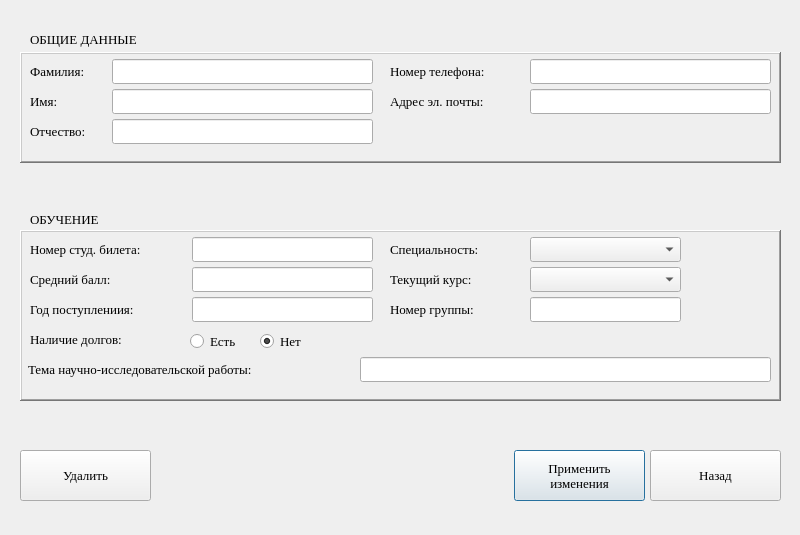
<?xml version="1.0" encoding="UTF-8"?>
<ui version="4.0">
 <class>StudentInformation</class>
 <widget class="QDialog" name="StudentInformation">
  <property name="geometry">
   <rect>
    <x>0</x>
    <y>0</y>
    <width>800</width>
    <height>535</height>
   </rect>
  </property>
  <property name="font">
   <font>
    <family>Times New Roman</family>
    <pointsize>10</pointsize>
   </font>
  </property>
  <property name="windowTitle">
   <string>Dialog</string>
  </property>
  <widget class="QPushButton" name="acceptPushButton">
   <property name="geometry">
    <rect>
     <x>514</x>
     <y>450</y>
     <width>131</width>
     <height>51</height>
    </rect>
   </property>
   <property name="text">
    <string>Применить 
изменения</string>
   </property>
  </widget>
  <widget class="QPushButton" name="backPushButton">
   <property name="geometry">
    <rect>
     <x>650</x>
     <y>450</y>
     <width>131</width>
     <height>51</height>
    </rect>
   </property>
   <property name="text">
    <string>Назад</string>
   </property>
  </widget>
  <widget class="QFrame" name="frame_2">
   <property name="geometry">
    <rect>
     <x>20</x>
     <y>230</y>
     <width>761</width>
     <height>171</height>
    </rect>
   </property>
   <property name="frameShape">
    <enum>QFrame::WinPanel</enum>
   </property>
   <property name="frameShadow">
    <enum>QFrame::Raised</enum>
   </property>
   <widget class="QLabel" name="label_6">
    <property name="geometry">
     <rect>
      <x>10</x>
      <y>10</y>
      <width>171</width>
      <height>18</height>
     </rect>
    </property>
    <property name="text">
     <string>Номер студ. билета:</string>
    </property>
   </widget>
   <widget class="QLineEdit" name="idLineEdit">
    <property name="geometry">
     <rect>
      <x>172</x>
      <y>7</y>
      <width>181</width>
      <height>25</height>
     </rect>
    </property>
   </widget>
   <widget class="QLabel" name="label_7">
    <property name="geometry">
     <rect>
      <x>370</x>
      <y>10</y>
      <width>141</width>
      <height>18</height>
     </rect>
    </property>
    <property name="text">
     <string>Специальность:</string>
    </property>
   </widget>
   <widget class="QComboBox" name="specialityComboBox">
    <property name="geometry">
     <rect>
      <x>510</x>
      <y>7</y>
      <width>151</width>
      <height>25</height>
     </rect>
    </property>
   </widget>
   <widget class="QLabel" name="label_8">
    <property name="geometry">
     <rect>
      <x>370</x>
      <y>70</y>
      <width>141</width>
      <height>18</height>
     </rect>
    </property>
    <property name="text">
     <string>Номер группы:</string>
    </property>
   </widget>
   <widget class="QLabel" name="label_9">
    <property name="geometry">
     <rect>
      <x>370</x>
      <y>40</y>
      <width>141</width>
      <height>18</height>
     </rect>
    </property>
    <property name="text">
     <string>Текущий курс:</string>
    </property>
   </widget>
   <widget class="QComboBox" name="courseComboBox">
    <property name="geometry">
     <rect>
      <x>510</x>
      <y>37</y>
      <width>151</width>
      <height>25</height>
     </rect>
    </property>
   </widget>
   <widget class="QLabel" name="label_10">
    <property name="geometry">
     <rect>
      <x>10</x>
      <y>40</y>
      <width>281</width>
      <height>18</height>
     </rect>
    </property>
    <property name="text">
     <string>Средний балл:</string>
    </property>
   </widget>
   <widget class="QLineEdit" name="averageScoreLineEdit">
    <property name="geometry">
     <rect>
      <x>172</x>
      <y>37</y>
      <width>181</width>
      <height>25</height>
     </rect>
    </property>
   </widget>
   <widget class="QLabel" name="label_11">
    <property name="geometry">
     <rect>
      <x>10</x>
      <y>100</y>
      <width>151</width>
      <height>18</height>
     </rect>
    </property>
    <property name="text">
     <string>Наличие долгов: </string>
    </property>
   </widget>
   <widget class="QRadioButton" name="debtRadioButton">
    <property name="geometry">
     <rect>
      <x>170</x>
      <y>100</y>
      <width>106</width>
      <height>22</height>
     </rect>
    </property>
    <property name="text">
     <string>Есть</string>
    </property>
   </widget>
   <widget class="QRadioButton" name="noDebtRadioButton">
    <property name="geometry">
     <rect>
      <x>240</x>
      <y>100</y>
      <width>106</width>
      <height>22</height>
     </rect>
    </property>
    <property name="text">
     <string>Нет</string>
    </property>
    <property name="checked">
     <bool>true</bool>
    </property>
   </widget>
   <widget class="QLabel" name="label_12">
    <property name="geometry">
     <rect>
      <x>10</x>
      <y>70</y>
      <width>211</width>
      <height>18</height>
     </rect>
    </property>
    <property name="text">
     <string>Год поступлениия:</string>
    </property>
   </widget>
   <widget class="QLineEdit" name="entranceLineEdit">
    <property name="geometry">
     <rect>
      <x>172</x>
      <y>67</y>
      <width>181</width>
      <height>25</height>
     </rect>
    </property>
   </widget>
   <widget class="QLabel" name="sctWorkLabel">
    <property name="geometry">
     <rect>
      <x>8</x>
      <y>130</y>
      <width>331</width>
      <height>18</height>
     </rect>
    </property>
    <property name="text">
     <string>Тема научно-исследовательской работы:</string>
    </property>
   </widget>
   <widget class="QLineEdit" name="sctWorkLineEdit">
    <property name="geometry">
     <rect>
      <x>340</x>
      <y>127</y>
      <width>411</width>
      <height>25</height>
     </rect>
    </property>
   </widget>
   <widget class="QLineEdit" name="groupNumberLineEdit">
    <property name="geometry">
     <rect>
      <x>510</x>
      <y>67</y>
      <width>151</width>
      <height>25</height>
     </rect>
    </property>
   </widget>
  </widget>
  <widget class="QLabel" name="label_15">
   <property name="geometry">
    <rect>
     <x>30</x>
     <y>30</y>
     <width>251</width>
     <height>18</height>
    </rect>
   </property>
   <property name="text">
    <string>ОБЩИЕ ДАННЫЕ</string>
   </property>
  </widget>
  <widget class="QLabel" name="label_14">
   <property name="geometry">
    <rect>
     <x>30</x>
     <y>210</y>
     <width>251</width>
     <height>18</height>
    </rect>
   </property>
   <property name="text">
    <string>ОБУЧЕНИЕ</string>
   </property>
  </widget>
  <widget class="QFrame" name="frame">
   <property name="geometry">
    <rect>
     <x>20</x>
     <y>52</y>
     <width>761</width>
     <height>111</height>
    </rect>
   </property>
   <property name="frameShape">
    <enum>QFrame::WinPanel</enum>
   </property>
   <property name="frameShadow">
    <enum>QFrame::Raised</enum>
   </property>
   <widget class="QLabel" name="label_5">
    <property name="geometry">
     <rect>
      <x>370</x>
      <y>40</y>
      <width>141</width>
      <height>18</height>
     </rect>
    </property>
    <property name="font">
     <font>
      <family>Times New Roman</family>
      <pointsize>10</pointsize>
     </font>
    </property>
    <property name="text">
     <string>Адрес эл. почты:</string>
    </property>
   </widget>
   <widget class="QLabel" name="label_3">
    <property name="geometry">
     <rect>
      <x>10</x>
      <y>70</y>
      <width>81</width>
      <height>18</height>
     </rect>
    </property>
    <property name="font">
     <font>
      <family>Times New Roman</family>
      <pointsize>10</pointsize>
     </font>
    </property>
    <property name="text">
     <string>Отчество:</string>
    </property>
   </widget>
   <widget class="QLabel" name="label">
    <property name="geometry">
     <rect>
      <x>10</x>
      <y>10</y>
      <width>91</width>
      <height>18</height>
     </rect>
    </property>
    <property name="font">
     <font>
      <family>Times New Roman</family>
      <pointsize>10</pointsize>
     </font>
    </property>
    <property name="text">
     <string>Фамилия:</string>
    </property>
   </widget>
   <widget class="QLabel" name="label_2">
    <property name="geometry">
     <rect>
      <x>10</x>
      <y>40</y>
      <width>81</width>
      <height>18</height>
     </rect>
    </property>
    <property name="font">
     <font>
      <family>Times New Roman</family>
      <pointsize>10</pointsize>
     </font>
    </property>
    <property name="text">
     <string>Имя:</string>
    </property>
   </widget>
   <widget class="QLabel" name="label_4">
    <property name="geometry">
     <rect>
      <x>370</x>
      <y>10</y>
      <width>141</width>
      <height>18</height>
     </rect>
    </property>
    <property name="font">
     <font>
      <family>Times New Roman</family>
      <pointsize>10</pointsize>
     </font>
    </property>
    <property name="text">
     <string>Номер телефона:</string>
    </property>
   </widget>
   <widget class="QLineEdit" name="lNameLineEdit">
    <property name="geometry">
     <rect>
      <x>92</x>
      <y>7</y>
      <width>261</width>
      <height>25</height>
     </rect>
    </property>
   </widget>
   <widget class="QLineEdit" name="fNameLineEdit">
    <property name="geometry">
     <rect>
      <x>92</x>
      <y>37</y>
      <width>261</width>
      <height>25</height>
     </rect>
    </property>
   </widget>
   <widget class="QLineEdit" name="mNameLineEdit">
    <property name="geometry">
     <rect>
      <x>92</x>
      <y>67</y>
      <width>261</width>
      <height>25</height>
     </rect>
    </property>
   </widget>
   <widget class="QLineEdit" name="telNumberLineEdit">
    <property name="geometry">
     <rect>
      <x>510</x>
      <y>7</y>
      <width>241</width>
      <height>25</height>
     </rect>
    </property>
   </widget>
   <widget class="QLineEdit" name="emailLineEdit">
    <property name="geometry">
     <rect>
      <x>510</x>
      <y>37</y>
      <width>241</width>
      <height>25</height>
     </rect>
    </property>
   </widget>
  </widget>
  <widget class="QPushButton" name="deletePushButton">
   <property name="geometry">
    <rect>
     <x>20</x>
     <y>450</y>
     <width>131</width>
     <height>51</height>
    </rect>
   </property>
   <property name="text">
    <string>Удалить</string>
   </property>
  </widget>
 </widget>
 <resources/>
 <connections/>
</ui>
